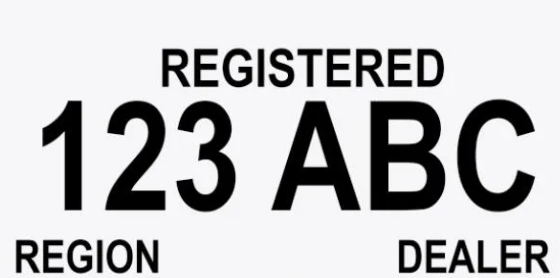
#> input picture dspPython/Activity 9/imageSample.png, 560 x 278 px
$ jupyter execute --allow-errors yolo_tesseract.ipynb
#> lines starting #> are read from the running program, lines starting #| are printed output that depends on the picture; after the words box and inside, x2 and y2 are one past the last pixel; in counts of white or black regions, pixels touching at a corner belong together
[cell 1]
import cv2
from ultralytics import YOLO
#import numpy as np
import matplotlib.pyplot as plt

#> (a cell that did not finish here is left out)

[cell 3]
# Path to your test image (change this to your own image path)
image_path = "car.png"

# Run detection
#> (the rest of this cell did not finish here and is left out)

[cell 4]
import cv2
import pytesseract
from matplotlib import pyplot as plt

# --- OPTIONAL: If tesseract is not in PATH, set the path manually ---
# For Windows, uncomment and adjust:
pytesseract.pytesseract.tesseract_cmd = r"C:\Program Files\Tesseract-OCR\tesseract.exe"

def ocr_image(image_path):
    # Load the image
#> called with image_path = 'imageSample.png'
    img = cv2.imread(image_path)
#> img is the input picture: shape (278, 560, 3); mean B, G, R 196.5, 194.4, 195.1

    # Convert to grayscale
    gray = cv2.cvtColor(img, cv2.COLOR_BGR2GRAY)

    # Apply thresholding
    _, thresh = cv2.threshold(gray, 150, 255, cv2.THRESH_BINARY)
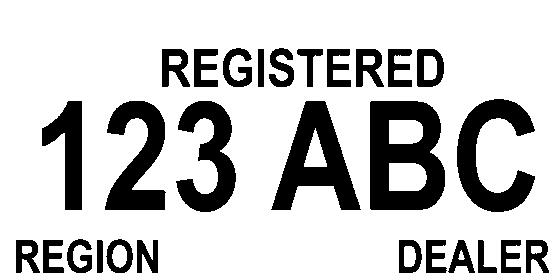
#> thresh: shape (278, 560); 78.2% white; 28 black regions, largest, box (x1, y1, x2, y2) and area: (370, 101, 445, 210) 5723, (271, 101, 361, 210) 4425, (457, 99, 535, 212) 4023

    # Morphological noise removal
    kernel = cv2.getStructuringElement(cv2.MORPH_RECT, (1, 1))
    cleaned = cv2.morphologyEx(thresh, cv2.MORPH_OPEN, kernel)

    # OCR with Tesseract
    text = pytesseract.image_to_string(cleaned)

    # Show original and processed image inline (Jupyter)
    fig, axs = plt.subplots(1, 2, figsize=(12, 6))
    axs[0].imshow(cv2.cvtColor(img, cv2.COLOR_BGR2RGB))
    axs[0].set_title("Original Image")
    axs[0].axis("off")

    axs[1].imshow(cleaned, cmap="gray")
    axs[1].set_title("Processed for OCR")
    axs[1].axis("off")

    plt.show()

    return text


# Example usage
#> (the rest of this cell did not finish here and is left out)
